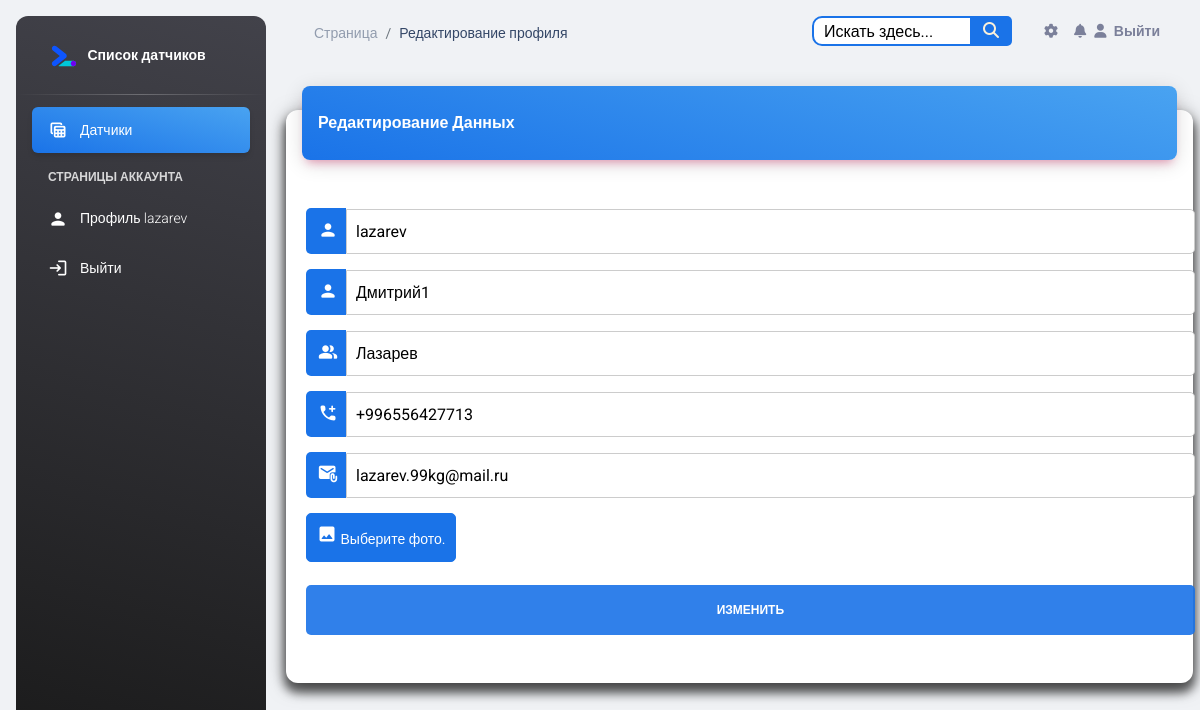
Before: /account/lazarev/ (signed in) with the older database file.
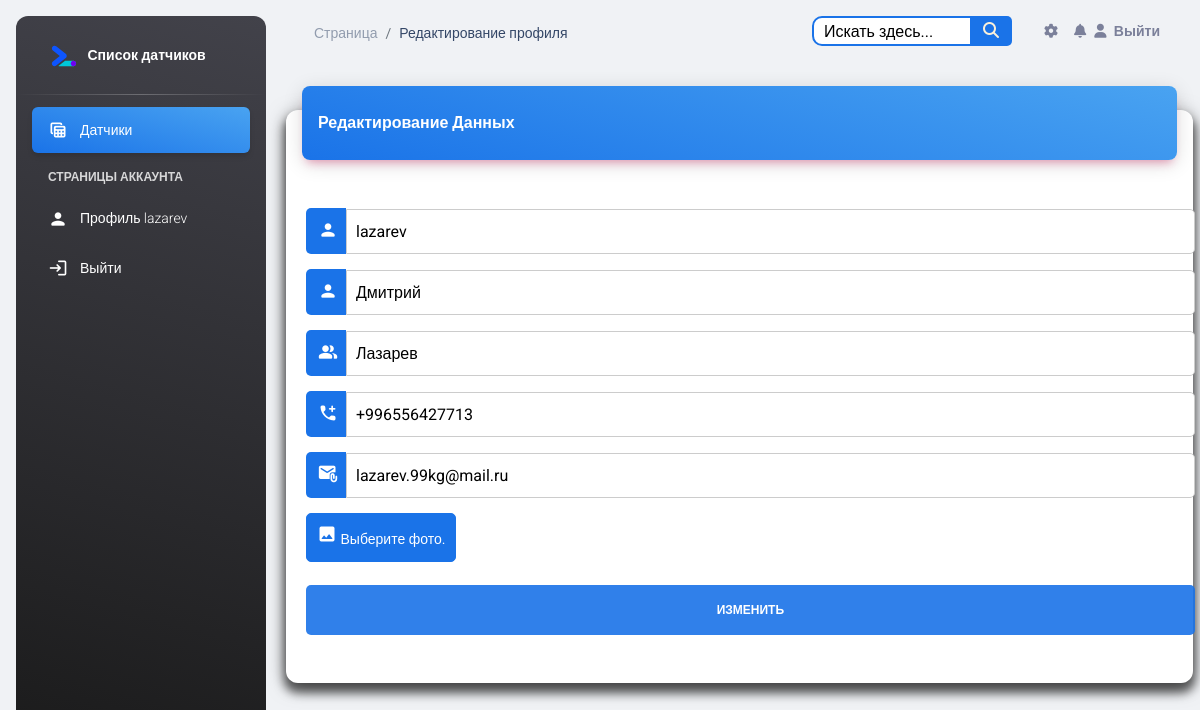
After: the same page with the newer database file.
### account/models.py (models this page shows, shortened)
class Profile(models.Model):
    id = models.AutoField(primary_key=True)
    user = models.OneToOneField(User, verbose_name="Пользователь", on_delete=models.CASCADE)
    name = models.CharField(max_length=25, verbose_name="Имя", blank=True)
    surnames = models.CharField(max_length=25, verbose_name="Фамилия", blank=True)
    sensor = models.ManyToManyField(Sensor, verbose_name="Датчик", blank=True)
    work_phone = models.CharField(null=True, verbose_name="Рабочий телефон", blank=True, max_length=20)
    email = models.EmailField(max_length=40, verbose_name="Электронная почта", blank=True)
    photo = models.ImageField(upload_to='users/%Y/%m/%d', blank=True, verbose_name="Фото",
                              default='../static/img/default.png')
    slug = models.SlugField("URL", max_length=50, blank=True)
    last_activity = models.DateTimeField(verbose_name="Последняя активность", default=timezone.now)
    def save(self, *args, **kwargs):
        self.slug = "{}".format(self.user.username)
        super().save(*args, **kwargs)
    class Meta:
        verbose_name = 'Профиль'
        verbose_name_plural = 'Профиля'

### account/views.py (the view)
# urls.py: path('<slug:slug>/', edit, name='profile_edit'),
@login_required
def edit(request, slug):
    profile = request.user.profile
    if request.method == 'POST':
        profile_form = ProfileEditForm(instance=profile, data=request.POST, files=request.FILES)
        if profile_form.is_valid():
            profile_form.save()
            messages.success(request, 'Профиль обновлен!')
            return redirect('profiles:profile_detail', slug=profile.slug)
        else:
            messages.error(request, 'Пожалуйста, исправьте ошибки в форме.')
    else:
        profile_form = ProfileEditForm(instance=profile)
    return render(request, 'profile/profile_edit.html', {'profile_form': profile_form})

### account/forms.py (shortened to what this page needs)
class ProfileEditForm(forms.ModelForm):
    phone_number = forms.CharField(max_length=15, required=False)
    username = forms.CharField(max_length=150, required=True)
    class Meta:
        model = Profile
        fields = ('username', 'name', 'surnames', 'phone_number', 'email', 'photo')

### templates/profile/profile_edit.html (shortened to what the changed rows need)
{% include 'base.html' %}
{% load static %}
<head>
</head>
<body class="g-sidenav-show  bg-gray-200">
<main class="main-content position-relative max-height-vh-100 h-100 border-radius-lg ">
    <div class="container-fluid py-4">
        <div class="row">
            <div class="col-12">
                <div class="card my-4">
                    <div class="card-body px-0 pb-2">
                        <form class="profile-form" action="." method="post" enctype="multipart/form-data">
                            <div class="card-body px-0 pb-2">
                                <div class="input-container">
                                    <i class="icon"><i class="material-icons opacity-10">person</i></i>
                                    <input class="input-field" type="text" placeholder="Логин" name="username"
                                           value="{{ profile_form.instance.user.username }}">
                                </div>
                                <div class="input-container">
                                    <i class="icon"><i class="material-icons opacity-10">person</i></i>
                                    <input class="input-field" type="text" placeholder="Имя" name="name"
                                           value="{{ profile_form.instance.name }}">
                                </div>
                                <div class="input-container">
                                    <i class="icon"><i class="material-icons opacity-10">people_alt</i></i>
                                    <input class="input-field" type="text" placeholder="Фамилия" name="surnames"
                                           value="{{ profile_form.instance.surnames }}">
                                </div>
                                <div class="input-container">
                                    <i class="icon"><i class="material-icons opacity-10">add_ic_call</i></i>
                                    <input class="input-field" type="text" placeholder="Номер телефона"
                                           name="phone_number" value="{{ profile_form.instance.work_phone }}">
                                </div>
                                <div class="input-container">
                                    <i class="icon"><i class="material-icons opacity-10">attach_email</i></i>
                                    <input class="input-field" type="text" placeholder="Почта" name="email"
                                           value="{{ profile_form.instance.email }}">
                                </div>
                            </div>
                        </form>
                    </div>
                </div>
            </div>
        </div>
    </div>
</main>
</body>

Changed rows visible on the page:
changed Profile "Лазарев": name "Дмитрий1" → "Дмитрий"
